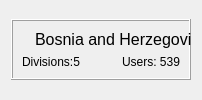
<?xml version="1.0" encoding="UTF-8"?>
<ui version="4.0">
 <class>CountryWidget</class>
 <widget class="QWidget" name="CountryWidget">
  <property name="geometry">
   <rect>
    <x>0</x>
    <y>0</y>
    <width>200</width>
    <height>100</height>
   </rect>
  </property>
  <property name="sizePolicy">
   <sizepolicy hsizetype="Fixed" vsizetype="Fixed">
    <horstretch>0</horstretch>
    <verstretch>0</verstretch>
   </sizepolicy>
  </property>
  <property name="mouseTracking">
   <bool>true</bool>
  </property>
  <property name="windowTitle">
   <string>Form</string>
  </property>
  <property name="styleSheet">
   <string notr="true"/>
  </property>
  <layout class="QVBoxLayout" name="verticalLayout">
   <item>
    <widget class="QFrame" name="frame">
     <property name="sizePolicy">
      <sizepolicy hsizetype="Fixed" vsizetype="Fixed">
       <horstretch>0</horstretch>
       <verstretch>0</verstretch>
      </sizepolicy>
     </property>
     <property name="minimumSize">
      <size>
       <width>180</width>
       <height>0</height>
      </size>
     </property>
     <property name="maximumSize">
      <size>
       <width>180</width>
       <height>16777215</height>
      </size>
     </property>
     <property name="styleSheet">
      <string notr="true"/>
     </property>
     <property name="frameShape">
      <enum>QFrame::Box</enum>
     </property>
     <property name="frameShadow">
      <enum>QFrame::Raised</enum>
     </property>
     <layout class="QVBoxLayout" name="verticalLayout_2">
      <item>
       <layout class="QHBoxLayout" name="horizontalLayout">
        <item>
         <widget class="QLabel" name="flagLabel">
          <property name="sizePolicy">
           <sizepolicy hsizetype="Fixed" vsizetype="Fixed">
            <horstretch>0</horstretch>
            <verstretch>0</verstretch>
           </sizepolicy>
          </property>
          <property name="text">
           <string/>
          </property>
          <property name="pixmap">
           <pixmap>flags/flag_2.gif</pixmap>
          </property>
         </widget>
        </item>
        <item>
         <widget class="QLabel" name="nameLabel">
          <property name="sizePolicy">
           <sizepolicy hsizetype="Expanding" vsizetype="Fixed">
            <horstretch>0</horstretch>
            <verstretch>0</verstretch>
           </sizepolicy>
          </property>
          <property name="minimumSize">
           <size>
            <width>200</width>
            <height>0</height>
           </size>
          </property>
          <property name="maximumSize">
           <size>
            <width>200</width>
            <height>25</height>
           </size>
          </property>
          <property name="font">
           <font>
            <pointsize>12</pointsize>
           </font>
          </property>
          <property name="text">
           <string>Bosnia and Herzegovina</string>
          </property>
          <property name="textFormat">
           <enum>Qt::PlainText</enum>
          </property>
          <property name="scaledContents">
           <bool>false</bool>
          </property>
          <property name="alignment">
           <set>Qt::AlignLeading|Qt::AlignLeft|Qt::AlignVCenter</set>
          </property>
          <property name="wordWrap">
           <bool>false</bool>
          </property>
          <property name="margin">
           <number>0</number>
          </property>
         </widget>
        </item>
       </layout>
      </item>
      <item>
       <layout class="QHBoxLayout" name="horizontalLayout_2">
        <item>
         <widget class="QLabel" name="divisionsLabel">
          <property name="text">
           <string>Divisions:5</string>
          </property>
          <property name="alignment">
           <set>Qt::AlignLeading|Qt::AlignLeft|Qt::AlignVCenter</set>
          </property>
         </widget>
        </item>
        <item>
         <widget class="QLabel" name="usersLabel">
          <property name="text">
           <string>Users: 539</string>
          </property>
          <property name="alignment">
           <set>Qt::AlignRight|Qt::AlignTrailing|Qt::AlignVCenter</set>
          </property>
         </widget>
        </item>
       </layout>
      </item>
     </layout>
    </widget>
   </item>
  </layout>
 </widget>
 <resources/>
 <connections/>
</ui>
